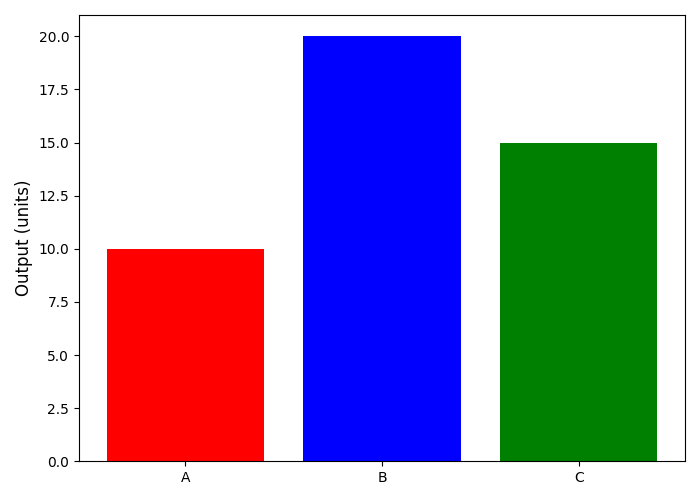

The script that drew this image:
import matplotlib.pyplot as plt
import numpy as np

# Mock data
categories = ['A', 'B', 'C']
values = [10, 20, 15]

# Original color assignments for illustration
original_colors = ['blue', 'green', 'red']

# Shuffled colors (manually assigned without using random)
shuffled_colors = ['red', 'blue', 'green']

fig, ax = plt.subplots(figsize=(7, 5))
ax.bar(categories, values, color=shuffled_colors)
ax.set_ylabel('Output (units)', fontsize=12)

plt.tight_layout()
plt.show()
